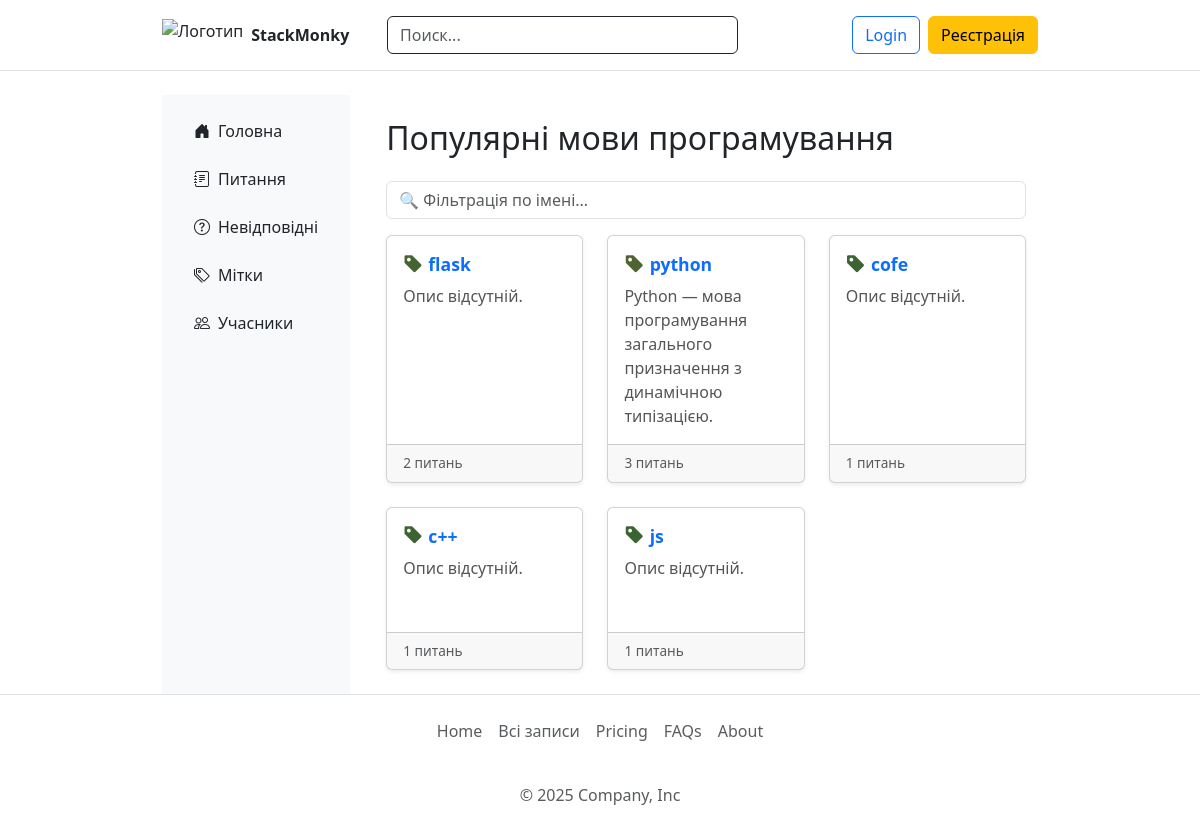
The app's page /main.tags with its own data.
### main/models.py (models this page shows)
class Tag(db.Model):
    id = db.Column(db.Integer, primary_key=True)
    name = db.Column(db.String(64), unique=True, nullable=False)
    description = db.Column(db.Text, nullable=True)
    posts = db.relationship('Post', secondary=post_tags, back_populates='tags')

### main/routes/main_routes.py (the view)
@main_bp.route('/main.tags')
def tags():
    tags_with_counts = db.session.query(
        Tag,
        func.count(Post.id).label('count')
    ).select_from(post_tags) \
     .join(Tag, post_tags.c.tag_id == Tag.id) \
     .join(Post, post_tags.c.post_id == Post.id) \
     .group_by(Tag.id) \
     .all()
    return render_template('tags.html', tags=tags_with_counts, min=min)

### main/__init__.py (called while the page is built)
def get_locale():
    if current_user.is_authenticated and current_user.preferred_lang:
        return current_user.preferred_lang
    if 'lang' in session:
        return session['lang']
    return request.accept_languages.best_match(['uk', 'en'])

### main/routes/main_routes.py (called while the page is built)
@main_bp.before_request
def update_last_seen():
    if current_user.is_authenticated:
        now = datetime.utcnow()
        last_seen = current_user.last_seen or datetime(2000, 1, 1)
        if now - last_seen > timedelta(minutes=1):
            current_user.last_seen = now
            current_user.is_online = True
            try:
                db.session.commit()
            except Exception:
                db.session.rollback()

### main/templates/tags.html (shortened to what this page needs)
{% extends 'base.html' %}
{% block content %}
<div class="container my-4">
  <h2 class="mb-4">Популярні мови програмування</h2>
  <div class="mb-3">
    <input type="text" id="tagSearch" class="form-control" placeholder="🔍 Фільтрація по імені...">
  </div>
  <div class="row row-cols-1 row-cols-md-3 g-4" id="tagsContainer">
    {% for tag, count in tags %}
      {% set brightness = 50 + min(count * 10, 200) %}
      <div class="col tag-card" data-name="{{ tag.name | lower }}">
        <div class="card h-100 shadow-sm">
          <div class="card-body">
            <h5 class="card-title">
              <i class="bi bi-tag-fill" style="color: rgb({{ brightness }}, 100, 50);"></i>
              <a href="{{ url_for('main.tag_detail', tag_id=tag.id) }}" class="text-decoration-none">{{ tag.name }}</a>
            </h5>
            <p class="card-text" style="min-height: 60px;">{{ tag.description or 'Опис відсутній.' }}</p>
          </div>
          <div class="card-footer text-muted small">
            {{ count }} питань
          </div>
        </div>
      </div>
    {% else %}
      <p>Мітки відсутні.</p>
    {% endfor %}
  </div>
</div>
{% endblock %}

### main/static/css/main.css (style rules this page uses)
.container { width: 100%; max-width: 900px; }
.card-title a { font-weight: bold; font-size: 1.1rem; }
.card-text { color: #555; }
.card-footer { font-size: 0.85rem; }

### records on screen
Tag: name "flask", description "Опис відсутній.", count "2"
Tag: name "python", description "Python — мова програмування загального призначення з динамічною типізацією.", count "3"
Tag: name "cofe", description "Опис відсутній.", count "1"
Tag: name "с++", description "Опис відсутній.", count "1"
Tag: name "js", description "Опис відсутній.", count "1"
